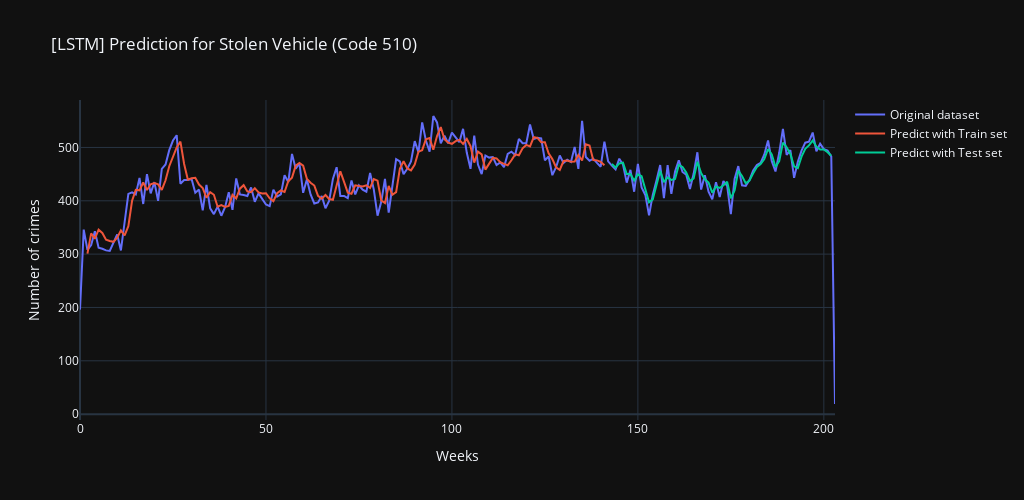

Here is the notebook cell this chart was saved with:
### Code cell
listGraph = []
listGraph.append(go.Scatter(x=list(range(0,len(df1))),y=scaler.inverse_transform(df1).flatten(),name="Original dataset"))
listGraph.append(go.Scatter(x=list(range(0,len(trainPredictPlot))),y=trainPredictPlot.flatten(),name="Predict with Train set"))
listGraph.append(go.Scatter(x=list(range(0,len(testPredictPlot))),y=testPredictPlot.flatten(),name="Predict with Test set"))

fig = go.Figure(data=listGraph)
fig.update_layout(width=1024,height=500,title="[LSTM] Prediction for Stolen Vehicle (Code 510)",xaxis=dict(title='Weeks'),yaxis=dict(title='Number of crimes'))

fig.show()

### Figure 1 — Plotly figure (JSON) as saved in the notebook; plotly's stock layout.template omitted (floating-point values rounded to 4 significant figures; data arrays with more than 128 entries replaced by an {"elided": "..."} marker saying what was removed)
{"data": [{"name": "Original dataset", "x": {"elided": "204 int values"}, "y": {"elided": "204 float values"}, "type": "scatter"}, {"name": "Predict with Train set", "x": {"elided": "204 int values"}, "y": {"elided": "204 float values"}, "type": "scatter"}, {"name": "Predict with Test set", "x": {"elided": "204 int values"}, "y": {"elided": "204 float values"}, "type": "scatter"}], "layout": {"width": 1024, "height": 500, "title": {"text": "[LSTM] Prediction for Stolen Vehicle (Code 510)"}, "xaxis": {"title": {"text": "Weeks"}}, "yaxis": {"title": {"text": "Number of crimes"}}}}
